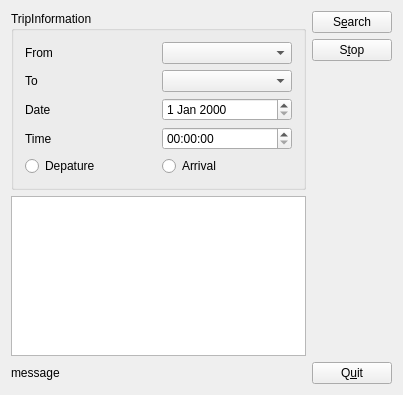
<?xml version="1.0" encoding="UTF-8"?>
<ui version="4.0">
 <class>Widget</class>
 <widget class="QWidget" name="Widget">
  <property name="geometry">
   <rect>
    <x>0</x>
    <y>0</y>
    <width>403</width>
    <height>395</height>
   </rect>
  </property>
  <property name="windowTitle">
   <string>Widget</string>
  </property>
  <layout class="QGridLayout" name="gridLayout_2">
   <item row="0" column="0" rowspan="3">
    <layout class="QVBoxLayout" name="verticalLayout">
     <item>
      <widget class="QGroupBox" name="groupBox">
       <property name="title">
        <string>TripInformation</string>
       </property>
       <layout class="QGridLayout" name="gridLayout">
        <item row="0" column="0">
         <widget class="QLabel" name="label">
          <property name="text">
           <string>From</string>
          </property>
         </widget>
        </item>
        <item row="0" column="1">
         <widget class="QComboBox" name="comboBoxFrom"/>
        </item>
        <item row="1" column="0">
         <widget class="QLabel" name="label_2">
          <property name="text">
           <string>To</string>
          </property>
         </widget>
        </item>
        <item row="1" column="1">
         <widget class="QComboBox" name="comboBoxTo"/>
        </item>
        <item row="2" column="0">
         <widget class="QLabel" name="label_3">
          <property name="text">
           <string>Date</string>
          </property>
         </widget>
        </item>
        <item row="2" column="1">
         <widget class="QDateEdit" name="dateEditDate"/>
        </item>
        <item row="3" column="0">
         <widget class="QLabel" name="label_4">
          <property name="text">
           <string>Time</string>
          </property>
         </widget>
        </item>
        <item row="3" column="1">
         <widget class="QTimeEdit" name="timeEditTime"/>
        </item>
        <item row="4" column="0">
         <widget class="QRadioButton" name="radioButtonDepature">
          <property name="text">
           <string>Depature</string>
          </property>
         </widget>
        </item>
        <item row="4" column="1">
         <widget class="QRadioButton" name="radioButtonArrival">
          <property name="text">
           <string>Arrival</string>
          </property>
         </widget>
        </item>
       </layout>
      </widget>
     </item>
     <item>
      <widget class="QTableWidget" name="tableWidget">
       <property name="rowCount">
        <number>0</number>
       </property>
       <property name="columnCount">
        <number>0</number>
       </property>
       <attribute name="verticalHeaderVisible">
        <bool>false</bool>
       </attribute>
      </widget>
     </item>
    </layout>
   </item>
   <item row="0" column="1">
    <widget class="QPushButton" name="pushButtonSearch">
     <property name="text">
      <string>S&amp;earch</string>
     </property>
    </widget>
   </item>
   <item row="1" column="1">
    <widget class="QPushButton" name="pushButtonStop">
     <property name="text">
      <string>S&amp;top</string>
     </property>
    </widget>
   </item>
   <item row="2" column="1">
    <spacer name="verticalSpacer">
     <property name="orientation">
      <enum>Qt::Vertical</enum>
     </property>
     <property name="sizeHint" stdset="0">
      <size>
       <width>20</width>
       <height>287</height>
      </size>
     </property>
    </spacer>
   </item>
   <item row="3" column="0">
    <widget class="QLabel" name="labelMessage">
     <property name="text">
      <string>message</string>
     </property>
    </widget>
   </item>
   <item row="3" column="1">
    <widget class="QPushButton" name="pushButtonQuit">
     <property name="text">
      <string>Q&amp;uit</string>
     </property>
    </widget>
   </item>
  </layout>
 </widget>
 <layoutdefault spacing="6" margin="11"/>
 <resources/>
 <connections/>
</ui>
